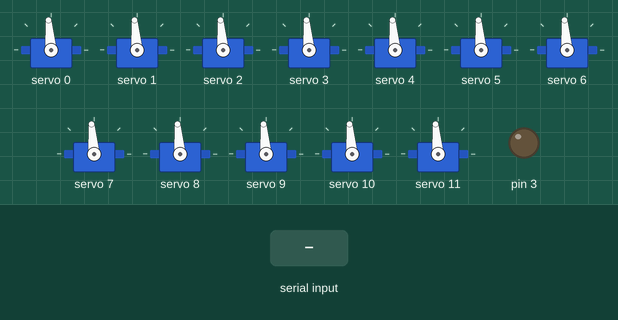
The sketch below on a simulated Arduino Uno, built with avr-gcc and run on an emulated ATmega328P. Parts: 12 × servo, output pins drawn as LEDs (lit = HIGH). Inputs (shaded band) come from the test bench.

Above: at 1.2 s.
1.3 s: byte 42 (0x2A) received over Serial
At 3.4 s:
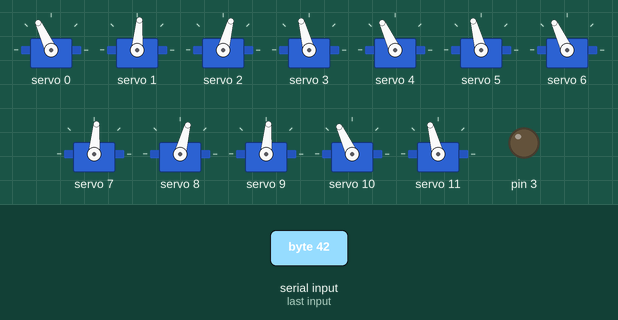
4.3 s: byte 43 (0x2B) received over Serial
At 4.8 s:
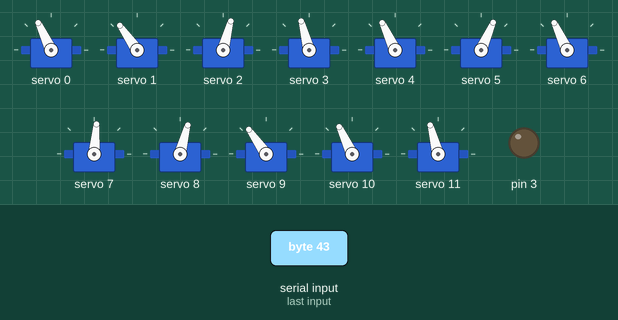
6.5 s: byte 44 (0x2C) received over Serial
At 8.6 s:
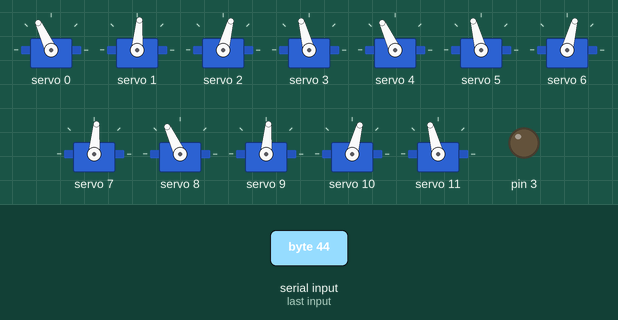
9.5 s: byte 45 (0x2D) received over Serial
At 10.0 s:
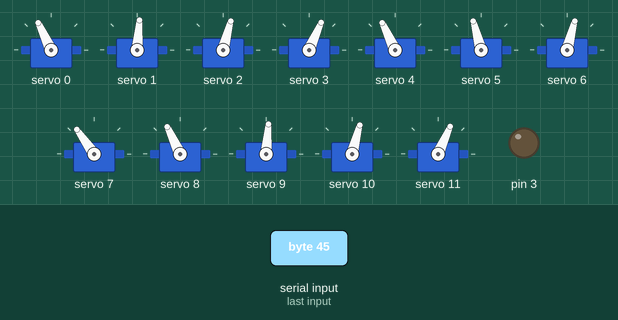
11.7 s: byte 113 (0x71) received over Serial
At 12.9 s:
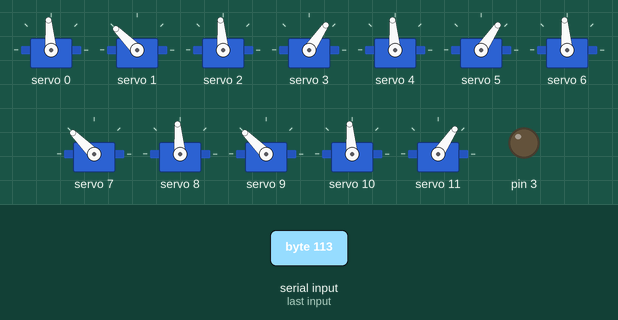
13.2 s: byte 44 (0x2C) received over Serial
At 13.72 s:
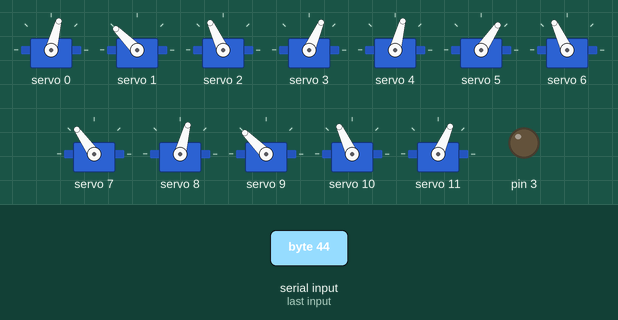
Timing chart, 0 to 16.5 s (numbered marks = the images above; inputs shaded):
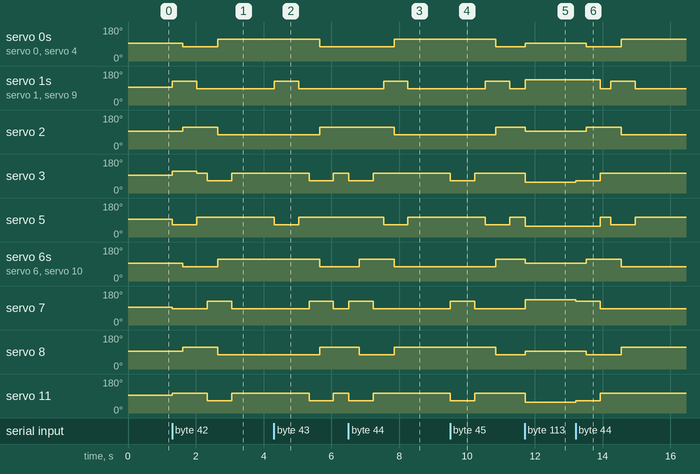

The sketch:

driver.ino
```cpp
#include <IRremote.h>
#include "movement.h"
#include <Wire.h>
#include <Adafruit_PWMServoDriver.h>
#include <avr/pgmspace.h>

Adafruit_PWMServoDriver pwm = Adafruit_PWMServoDriver(); //  SDA=A4 SCL=A5
IRsend irsend; // D3

#define SERVOMIN  150
#define SERVOMAX  600

#define WTV() delay(300)
#define WTH() delay(400)
//WaiT Horizontal, nie What The Hell

//const uint16_t codes[10][67] PROGMEM = {
/*const uint16_t code_w[] PROGMEM =  {4800, 4400, 650, 1650, 650, 1600, 600, 1650, 650, 500, 600, 550, 650, 500, 600, 550, 650, 500, 600, 1650, 650, 1600, 600, 1650, 650, 500, 600, 550, 650, 500, 600, 550, 700, 450, 650, 500, 650, 500, 600, 550, 650, 500, 600, 550, 650, 1600, 600, 1650, 650, 500, 600, 1650, 650, 1600, 650, 1650, 650, 1600, 600, 1650, 650, 500, 600, 550, 650, 1600, 600}; // SAMSUNG E0E006F9
const uint16_t code_s[] PROGMEM =  {4600, 4400, 550, 1700, 600, 1600, 550, 1700, 600, 500, 550, 600, 600, 500, 550, 600, 600, 500, 550, 1700, 600, 1600, 550, 1700, 600, 500, 550, 600, 600, 500, 550, 600, 600, 500, 600, 1650, 500, 600, 600, 550, 550, 550, 600, 500, 600, 1650, 600, 1600, 550, 600, 600, 500, 550, 1700, 600, 1600, 550, 1700, 600, 1600, 550, 600, 600, 500, 600, 1650, 500}; // SAMSUNG E0E08679
const uint16_t code_a[] PROGMEM =  {4600, 4450, 550, 1700, 600, 1600, 550, 1700, 600, 550, 500, 600, 600, 550, 550, 550, 600, 550, 550, 1700, 600, 1600, 550, 1700, 600, 500, 550, 600, 600, 550, 500, 600, 600, 550, 550, 1700, 600, 500, 550, 1700, 600, 500, 550, 600, 600, 1600, 550, 1700, 600, 550, 550, 600, 600, 1600, 550, 600, 600, 1600, 550, 1700, 600, 550, 500, 600, 600, 1650, 550}; // SAMSUNG E0E0A659
const uint16_t code_d[] PROGMEM =  {4600, 4400, 500, 1700, 650, 1600, 550, 1700, 600, 500, 550, 550, 650, 500, 500, 600, 650, 450, 550, 1700, 650, 1600, 500, 1700, 650, 500, 500, 600, 650, 450, 550, 600, 650, 450, 550, 600, 600, 1600, 550, 600, 600, 500, 550, 600, 600, 1600, 550, 1700, 600, 500, 550, 1700, 650, 450, 550, 1700, 600, 1600, 550, 1700, 600, 500, 550, 600, 650, 1550, 550}; // SAMSUNG E0E046B9

const uint16_t code_x[] PROGMEM =  {4550, 4450, 550, 1700, 600, 1600, 550, 1700, 600, 500, 550, 600, 600, 500, 550, 600, 550, 550, 550, 1700, 600, 1600, 550, 1700, 600, 500, 550, 600, 550, 550, 500, 600, 600, 550, 500, 600, 600, 500, 550, 600, 600, 1600, 550, 600, 600, 1600, 550, 1700, 600, 500, 550, 1700, 600, 1600, 600, 1650, 600, 500, 550, 1700, 600, 500, 550, 600, 600, 1600, 550}; // SAMSUNG E0E016E9
const uint16_t code_r[] PROGMEM =  {4600, 4400, 600, 1650, 600, 1600, 600, 1650, 650, 450, 600, 550, 600, 500, 600, 550, 600, 500, 600, 1650, 600, 1600, 600, 1650, 600, 500, 600, 550, 600, 500, 600, 500, 650, 500, 600, 500, 650, 450, 600, 1650, 650, 450, 550, 600, 600, 500, 550, 600, 600, 500, 550, 1700, 600, 1600, 600, 550, 650, 1550, 650, 1600, 650, 1600, 550, 1650, 650, 1600, 550}; // SAMSUNG E0E020DF
const uint16_t code_g[] PROGMEM =  {4600, 4400, 600, 1650, 600, 1600, 650, 1600, 600, 500, 650, 500, 600, 500, 600, 550, 600, 500, 600, 1650, 600, 1600, 600, 1650, 600, 500, 600, 550, 600, 500, 650, 500, 650, 500, 650, 1600, 650, 500, 650, 1650, 600, 500, 650, 500, 650, 500, 650, 500, 650, 500, 650, 500, 600, 1650, 650, 500, 650, 1600, 650, 1600, 650, 1600, 650, 1650, 600, 1600, 650}; // SAMSUNG E0E0A05F
const uint16_t code_b[] PROGMEM =  {4550, 4450, 550, 1700, 550, 1700, 500, 1700, 550, 600, 500, 600, 550, 600, 500, 600, 600, 500, 650, 1600, 550, 1700, 550, 1700, 550, 600, 550, 600, 550, 600, 550, 600, 550, 600, 600, 500, 650, 1650, 550, 1700, 550, 600, 550, 600, 550, 600, 550, 600, 600, 500, 650, 1650, 550, 600, 550, 600, 550, 1700, 550, 1700, 550, 1700, 550, 1700, 600, 1650, 600}; // SAMSUNG E0E0609F

const uint16_t code_y[] PROGMEM =  {4550, 4450, 550, 1700, 600, 1600, 550, 1700, 600, 500, 500, 600, 600, 500, 500, 600, 600, 500, 550, 1700, 550, 1650, 500, 1700, 600, 500, 550, 600, 600, 500, 550, 600, 600, 500, 550, 1700, 650, 1600, 550, 1700, 600, 550, 550, 550, 650, 500, 550, 600, 600, 550, 550, 600, 600, 550, 550, 600, 600, 1650, 550, 1700, 650, 1600, 550, 1700, 650, 1600, 600}; // SAMSUNG E0E0E01F
const uint16_t code_n[] PROGMEM =  {4550, 4450, 500, 1700, 600, 1650, 550, 1700, 600, 500, 550, 550, 600, 550, 500, 600, 600, 500, 550, 1700, 600, 1650, 500, 1700, 600, 550, 500, 600, 600, 500, 550, 600, 600, 500, 550, 1700, 600, 1650, 500, 600, 600, 1650, 500, 600, 600, 500, 550, 600, 600, 500, 550, 600, 600, 500, 550, 1700, 600, 500, 500, 1700, 600, 1650, 550, 1700, 600, 1600, 550}; // SAMSUNG E0E0D02F*/
uint16_t kody[] = {
  0x20DF02FD,
  0x20DF827D,
  0x20DFE01F,
  0x20DF609F,

  0x20DF22DD,
  0x20DF8877,
  0x20DF48B7,
  0x20DFC837,

  0x20DF40BF,
  0x20DFC03F
};
//#define OW 3772778233
//#define OS 3772810873
//#define OA 3772819033
//#define OD 3772794553

//#define OR 3772784863
//#define OG 3772817503
//#define OB 3772801183
//#define OX 0x00000000

//#define PY 0xE0E0E01F-
//#define PN 0xE0E0D02F
uint16_t buffer[67];
uint16_t codeid;
void obiekt(int kod) {
  /*switch(kod) {
    case 0:
      codeid = code_w;
      break;
    case 1:
      codeid = code_s;
      break;
    case 2:
      codeid = code_a;
      break;
    case 3:
      codeid = code_d;
      break;

    case 4:
      codeid = code_x;
      break;
    case 5:
      codeid = code_r;
      break;
    case 6:
      codeid = code_g;
      break;
    case 7:
      codeid = code_b;
      break;

    case 8:
      codeid = code_y;
      break;
    case 9:
      codeid = code_n;
      break;
  }
  //strcpy_P(buffer, (unsigned int*)pgm_read_word(&(data_table[kod])));
  for (int i = 0; i < 67; i++) {
    buffer[i] = pgm_read_word_near(codeid + i); // może zadziała
  }*/
  for (int i = 0; i < 5; i++) {
    irsend.sendNEC(kody[kod], 32);

    //irsend.sendRaw(buffer, sizeof(buffer) / sizeof(buffer[0]), 38);
    delay(40);
  }
  delay(100);
  flushBuffer();
}


#include "schematbudowy.h"

void srvinit() {
  pwm.begin();
  pwm.setPWMFreq(60);
  delay(10);
}
int angle(int ang) {
  return map(ang, -90, 90, SERVOMIN, SERVOMAX);
}
int angle2(int ang) {
  return map(ang, 90, -90, SERVOMIN, SERVOMAX);
}
void flushBuffer() {
  char __flushtmp;
  while (Serial.available()) { //is there anything to read?
    __flushtmp = Serial.read();  //if yes, read it
  } // and never touch it again
}
/* ts
  ￼<21:16:41> "szymszl": jestem
  ￼<21:28:25> "goku": 1:
  ￼<21:28:42> "goku": trojkat lewy: góra
  ￼<21:29:07> "goku": >
  ￼<21:29:09> "goku": prawy
  ￼<21:29:11> "goku": do tylu
  ￼<21:29:30> "goku": >
  ￼<21:29:35> "goku": lewy na ziemie
  ￼<21:29:43> "goku": >
  ￼<21:29:48> "goku": prawy srodek
  ￼<21:29:51> "goku": >lewy do tylu
*/
int srv [12] = { };

void writeServos() {

  pwm.setPWM(0, 0, angle(srv[0]));
  pwm.setPWM(1, 0, angle(srv[1]));
  pwm.setPWM(2, 0, angle(srv[2]));
  pwm.setPWM(3, 0, angle2(srv[3]));
  pwm.setPWM(4, 0, angle(srv[4]));
  pwm.setPWM(5, 0, angle2(srv[5]));
  pwm.setPWM(6, 0, angle2(srv[6]));
  pwm.setPWM(7, 0, angle(srv[7]));
  pwm.setPWM(8, 0, angle2(srv[8]));
  pwm.setPWM(9, 0, angle(srv[9]));
  pwm.setPWM(10, 0, angle2(srv[10]));
  pwm.setPWM(11, 0, angle2(srv[11]));
  //Serial.write("Servos written\r\n");
  flushBuffer();
}
void p() {
  p1(srv);
  writeServos();
  WTV();
  p2(srv);
  writeServos();
  WTH();
  p3(srv);
  writeServos();
  WTV();
  p4(srv);
  writeServos();
  WTV();
  p5(srv);
  writeServos();
  WTH();
  p6(srv);
  writeServos();
  WTV();
}
void r() {
  r1(srv);
  writeServos();
  WTV();
  r2(srv);
  writeServos();
  WTH();
  r3(srv);
  writeServos();
  WTV();
  r4(srv);
  writeServos();
  WTV();
  r5(srv);
  writeServos();
  WTH();
  r6(srv);
  writeServos();
  WTV();
}
void l() {
  l1(srv);
  writeServos();
  WTV();
  l2(srv);
  writeServos();
  WTH();
  l3(srv);
  writeServos();
  WTV();
  l4(srv);
  writeServos();
  WTV();
  l5(srv);
  writeServos();
  WTH();
  l6(srv);
  writeServos();
  WTV();
}
void b() {
  b1(srv);
  writeServos();
  WTV();
  b2(srv);
  writeServos();
  WTH();
  b3(srv);
  writeServos();
  WTV();
  b4(srv);
  writeServos();
  WTV();
  b5(srv);
  writeServos();
  WTH();
  b6(srv);
  writeServos();
  WTV();
}

void setup() {
  // put your setup code here, to run once:
  Serial.begin(9600);
  srvinit();
  zero(srv);
  writeServos();
  pinMode(3, OUTPUT);
}
char command = '\0';
void loop() {
  command = Serial.read();
  switch (command) {
    case 0x2A:
      p();
      break;
    case 0x2B:
      b();
      break;
    case 0x2C:
      l();
      break;
    case 0x2D:
      r();
      break;


    case 0x3A:
      obiekt(0);
      break;
    case 0x3B:
      obiekt(1);
      break;
    case 0x3C:
      obiekt(2);
      break;
    case 0x3D:
      obiekt(3);
      break;


    case 0x4A:
      obiekt(5);
      break;
    case 0x4B:
      obiekt(6);
      break;
    case 0x4C:
      obiekt(7);
      break;
    case 0x4D:
      obiekt(4);
      break;


    case 0x70:
      zero(srv);
      writeServos();
      break;
    case 0x71:
      stop(srv);
      writeServos();
      break;
    case 0x72:
      obiekt(8);
      break;
    case 0x73:
      obiekt(9);
      break;
  }
  command = '\0';
}
```

movement.cpp
```cpp
#include "movement.h"
/* Mateusz:
 *
 * jeszcze raz
 * faza 1: strona nr 1 podnosi się w górę
 * faza 2: strona 2 cofa się, około 20 stopni
 * w tym samym czasie
 * równo
 * strona 1 schodzi
 * żeby w momencie
 * 'maksymalnym' strony 2
 * strona 1 stała juz na dole
 * potem
 * faza 3:
 * strona 2 do góry
 * faza 2 do pozycji wyjściowej
 * strona*
 * w sensie
 * zero w poziomie
 * ale w pionie powietrze
 * robot opiera się na stronie 1 aktualnie
 *
 */

#define DWN -10
#define UPP 30
#define BCK 20
#define FRONT -20
// DOWN UP i BACK były zajęte :)))))


#ifndef _MVMNT_
#define _MVMNT_
void p1(int s[12]) {
  s[1] = UPP;
  s[3] = -20;
  s[5] = UPP;
  s[7] = DWN;
  s[9] = UPP;
  s[11] = DWN;
}
void p2(int s[12]) {
  s[0] = FRONT;
  s[2] = BCK;
  s[4] = FRONT;
  s[6] = BCK;
  s[8] = FRONT;
  s[10] = BCK;
}
void p3(int s[12]) {
  alldown(s);
}
void p4(int s[12]) {
  s[1] = DWN;
  s[3] = UPP;
  s[5] = DWN;
  s[7] = UPP;
  s[9] = DWN;
  s[11] = UPP;
}
void p5(int s[12]) {
  s[0] = BCK;
  s[2] = FRONT;
  s[4] = BCK;
  s[6] = FRONT;
  s[8] = BCK;
  s[10] = FRONT;
}
void p6(int s[12]) {
  alldown(s);
}

void r1(int s[12]) {
  s[7] = UPP;
  s[11] = UPP;
  s[3] = UPP;
}
void r2(int s[12]) {
  s[0] = BCK;
  s[2] = FRONT;
  s[4] = BCK;
  s[6] = BCK;
  s[8] = FRONT;
  s[10] = BCK;
}
void r3(int s[12]) {
  alldown(s);
}
void r4(int s[12]) {
  s[5] = UPP;
  s[1] = UPP;
  s[9] = UPP;
}
void r5(int s[12]) {
  s[0] = FRONT;
  s[2] = BCK;
  s[4] = FRONT;
  s[6] = FRONT;
  s[8] = BCK;
  s[10] = FRONT;
}
void r6(int s[12]) {
  alldown(s);
}

void l1(int s[12]) {
  s[7] = UPP;
  s[11] = UPP;
  s[3] = UPP;
}
void l2(int s[12]) {
  s[0] = FRONT;
  s[2] = BCK;
  s[4] = FRONT;
  s[6] = FRONT;
  s[8] = BCK;
  s[10] = FRONT;
}
void l3(int s[12]) {
  alldown(s);
}
void l4(int s[12]) {
  s[5] = UPP;
  s[1] = UPP;
  s[9] = UPP;
}
void l5(int s[12]) {
  s[0] = BCK;
  s[2] = FRONT;
  s[4] = BCK;
  s[6] = BCK;
  s[8] = FRONT;
  s[10] = BCK;
}
void l6(int s[12]) {
  alldown(s);
}


void b1(int s[12]) {
  s[1] = UPP;
  s[3] = DWN;
  s[5] = UPP;
  s[7] = DWN;
  s[9] = UPP;
  s[11] = DWN;
}
void b2(int s[12]) {
  s[0] = BCK;
  s[2] = FRONT;
  s[4] = BCK;
  s[6] = FRONT;
  s[8] = BCK;
  s[10] = FRONT;
}
void b3(int s[12]) {
  alldown(s);
}
void b4(int s[12]) {
  s[1] = DWN;
  s[3] = UPP;
  s[5] = DWN;
  s[7] = UPP;
  s[9] = DWN;
  s[11] = UPP;
}
void b5(int s[12]) {
  s[0] = FRONT;
  s[2] = BCK;
  s[4] = FRONT;
  s[6] = BCK;
  s[8] = FRONT;
  s[10] = BCK;
}
void b6(int s[12]) {
  alldown(s);
}

void alldown(int s[12]) {
  s[1] = DWN;
  s[3] = DWN;
  s[5] = DWN;
  s[7] = DWN;
  s[9] = DWN;
  s[11] = DWN;
}
void stop(int s[12]) {
  for (int i=0; i<11; i+=2) {
    s[i] = 0;
    s[i+1] = 40;
  }
}
void zero(int s[12]) {
  s[0] = 0;
  s[1] = 0;
  s[2] = 0;
  s[3] = 0;
  s[4] = 0;
  s[5] = 0;
  s[6] = 0;
  s[7] = 0;
  s[8] = 0;
  s[9] = 0;
  s[10] = 0;
  s[11] = 0;
}
#endif
```

movement.h
```cpp
void p1(int[]);
void p2(int[]);
void p3(int[]);
void p4(int[]);
void p5(int[]);
void p6(int[]);


void r1(int[]);
void r2(int[]);
void r3(int[]);
void r4(int[]);
void r5(int[]);
void r6(int[]);


void l1(int[]);
void l2(int[]);
void l3(int[]);
void l4(int[]);
void l5(int[]);
void l6(int[]);


void b1(int[]);
void b2(int[]);
void b3(int[]);
void b4(int[]);
void b5(int[]);
void b6(int[]);


void stop(int[]);
void zero(int[]);
void alldown(int[]);
```

schematbudowy.h
```cpp
/*       _             _        *
 *     7|6|___________|4|5      *
 *      \      /\      /        *
 *       |    /||\     |        *
 *       |     ||      |        *
 *       /             \        *
 *     9|8             2|3      *
 *       \             /        *
 *       |             |        *
 *       |    [  ]     |        *
 *       / ___________ \        *
 *     B|A|           |0|1      *
 *       -             -        *
 *    A=10 B=11                 *
 */
```

Measured:
- after the input at 1.3 s, servo 0: 95° → 75° after 0.32 s, → 115° 1.0 s later; servo 1: 95° → 125° at once, → 85° 0.72 s later
- after the input at 4.3 s, servo 0, servo 4, servo 6, servo 10: 115° → 75° after 1.3 s; servo 1, servo 9: 85° → 125° at once, → 85° 0.72 s later; servo 2, servo 8: 75° → 115° after 1.3 s; servo 3, servo 11: 105° → 66° after 1.0 s, → 105° 0.72 s later; servo 5: 105° → 66° at once, → 105° 0.72 s later
- after the input at 6.5 s, servo 0, servo 4: 75° → 115° after 1.3 s; servo 1, servo 9: 85° → 125° after 1.0 s, → 85° 0.72 s later; servo 2: 115° → 75° after 1.3 s; servo 3, servo 11: 105° → 66° at once, → 105° 0.72 s later; servo 5: 105° → 66° after 1.0 s, → 105° 0.72 s later
- after the input at 9.5 s, servo 0, servo 4, servo 8: 115° → 75° after 1.3 s; servo 1, servo 9: 85° → 125° after 1.0 s, → 85° 0.72 s later; servo 2, servo 6, servo 10: 75° → 115° after 1.3 s; servo 3, servo 11: 105° → 66° at once, → 105° 0.72 s later; servo 5: 105° → 66° after 1.0 s, → 105° 0.72 s later
- after the input at 11.7 s, servo 0, servo 4, servo 8: 75° → 95° at once; servo 1, servo 7, servo 9: 85° → 135° at once; servo 2, servo 6, servo 10: 115° → 95° at once; servo 3, servo 5, servo 11: 105° → 56° at once
- after the input at 13.2 s, servo 0: 95° → 75° after 0.32 s, → 115° 1.0 s later; servo 1: 135° → 85° after 0.73 s, → 125° 0.31 s later, → 85° 0.72 s later
